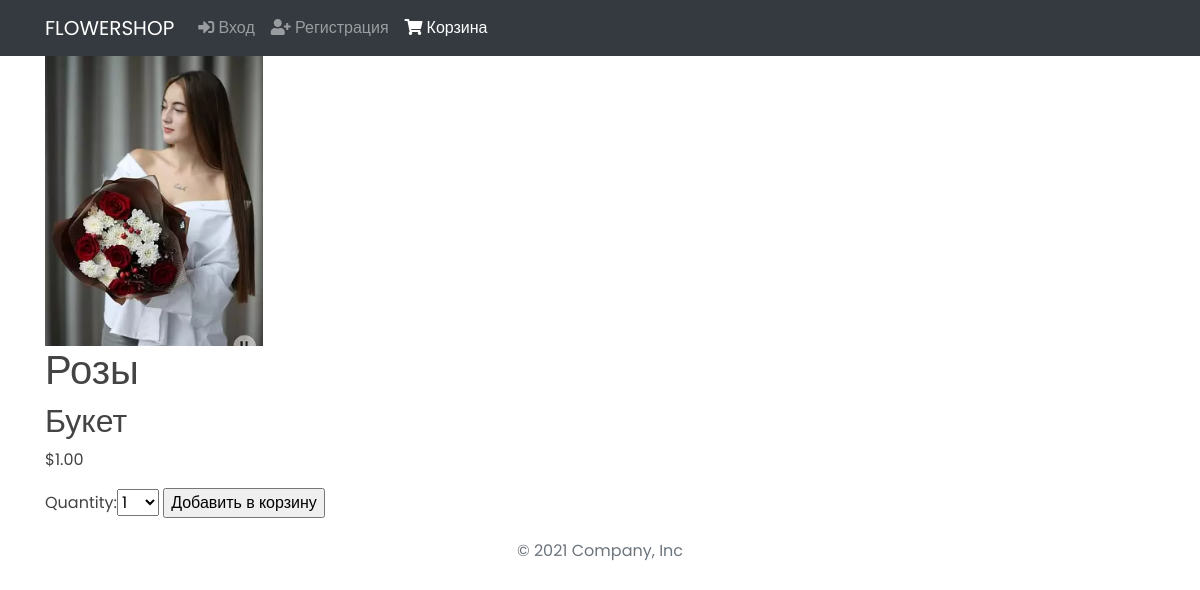
The page /1/rozy/ on the database its author committed.
### shop/models.py (models this page shows, shortened)
class Product(models.Model):
    category =models.ForeignKey(Category, related_name='products', on_delete=models.CASCADE, verbose_name='Категория')
    name = models.CharField(max_length=200, db_index=True, verbose_name='Название товара')
    slug = models.SlugField(max_length=200, db_index=True)
    image = models.ImageField(upload_to='products/%Y/%m/%d', blank=True)
    description = models.TextField(blank=True, verbose_name='Описание товара')
    price = models.DecimalField(max_digits=10, decimal_places=2, verbose_name='Цена')
    stock = models.PositiveIntegerField(verbose_name='Наличие')
    available = models.BooleanField(default=True, verbose_name='Доступен?')
    created = models.DateTimeField(auto_now_add=True, verbose_name='Добавлен')
    updated = models.DateTimeField(auto_now=True, verbose_name='Изменён')
    class Meta:
        ordering = ('name',)
        index_together = (('id', 'slug'),)
        verbose_name = 'Товар'
        verbose_name_plural = 'Товары'

class Category(models.Model):
    name = models.CharField(max_length=200, db_index=True, verbose_name='Имя категория')
    slug = models.SlugField(max_length=200, db_index=True, unique=True)
    class Meta:
        ordering = ('name',)
        verbose_name = 'Категория'
        verbose_name_plural = 'Категории'
    def __str__(self):
        return self.name
    def get_absolute_url(self):
        return reverse('shop:product_list_by_category', args=[self.slug])

### shop/views.py (the view)
# urls.py: path('<int:id>/<str:slug>/', views.product_detail, name='product_detail'),
def product_detail(request, id, slug):
    product = get_object_or_404(Product,
                                id=id,
                                slug=slug,
                                available=True)
    cart_product_form = CartAddProductForm()
    return render(request,
                    'shop/product/detail.html',
                    {'product': product,
                    'cart_product_form': cart_product_form})

### cart/forms.py
class CartAddProductForm(forms.Form):
    quantity = forms.TypedChoiceField(choices=PRODUCT_QUANTITY_CHOICES, coerce=int)
    update = forms.BooleanField(required=False, initial=False, widget=forms.HiddenInput)

### cart/cart.py (called while the page is built)
    def __len__(self):
        return sum(item['quantity'] for item in self.cart.values())

### cart/context_processors.py (called while the page is built)
def cart(request):
    return {'cart': Cart(request)}

### shop/templates/shop/product/detail.html (shortened to what this page needs)
{% extends "shop/base.html" %}
{% load static %}
{% block content %}
    <div class="product-detail">
        <img id="product_img" src="{% if product.image %}{{ product.image.url }}{% else %}{% static "img/no_image.png" %}{% endif %}">
        <h1>{{ product.name }}</h1>
        <h2><a href="{{ product.category.get_absolute_url }}">{{ product.category }}</a></h2>
        <p class="price">${{ product.price }}</p>
        <form action="{% url "cart:cart_add" product.id %}" method="post">
            {{ cart_product_form }}
            <input type="submit" value="Добавить в корзину">
        </form>
    </div>
{% endblock %}

### shop/static/main/style.css (style rules this page uses)
body { font-family: "Poppins", sans-serif; color: #444444; }
img { max-height:240px }
a, a:hover { text-decoration: none; color: inherit; }
#product_img { max-height:290px; }

### rows shown on the page
Product: image (picture), name "Розы", category "Букет", price "1.00"
